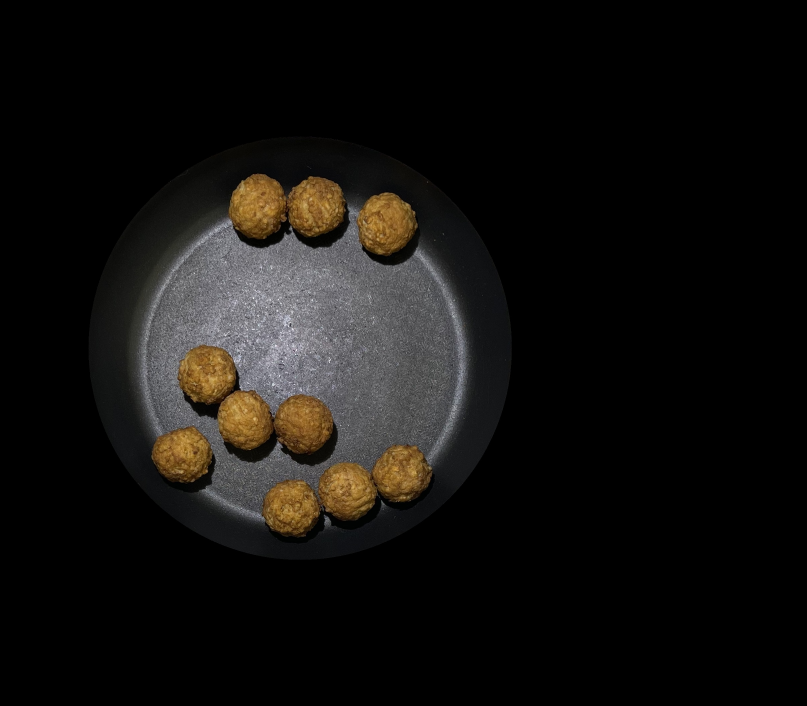
#> input picture Meatball_detect/Meatballs/IMG_3571.jpg, 2420 x 2118 px, found by its file name (shown at 1/3 size); its folder holds only this picture in this run
$ python meatball_warped_detect.py
#> lines starting #> are read from the running program, lines starting #| are printed output that depends on the picture; after the words box and inside, x2 and y2 are one past the last pixel; in counts of white or black regions, pixels touching at a corner belong together
#> further down, image is the input picture: shape (2118, 2420, 3); mean B, G, R 15.2, 17.2, 18.9
### Meatball_detect/Food.py
import cv2
from enum import Enum
import numpy as np
import random as rng
rng.seed(12345)

class Shape(Enum):
    Circle = 0
    Rectangle = 1

class Food:
    def __init__(self, image, shape):
        self.image = image
        self.shape = shape
        self.area, self.perimeter = self.determineArea(image)
        self.prominentColor = self.determineProminentColor(image)


    def determineArea(self, image):
        gray = cv2.cvtColor(image, cv2.COLOR_BGR2GRAY)
        (ret, binaryImage) = cv2.threshold(gray, 10, 255, cv2.THRESH_BINARY)
        # Find contours
        contours, hierarchy = cv2.findContours(binaryImage, cv2.RETR_EXTERNAL, cv2.CHAIN_APPROX_SIMPLE)
        # Draw contours
        drawing = np.zeros((gray.shape[0], gray.shape[1], 3), dtype=np.uint8)
        highest = 0
        countervalue = 0
        for i in range(len(contours)):
            area = cv2.contourArea(contours[i])
            if area > highest:
                highest = area
                countervalue = i
        color = (rng.randint(0, 256), rng.randint(0, 256), rng.randint(0, 256))
        cv2.drawContours(drawing, contours, countervalue, color, 2, cv2.LINE_8, hierarchy, 0)
        # Show in a window
        cv2.imshow('Contours', drawing)
        return highest, cv2.arcLength(contours[countervalue],True)

    def determineProminentColor(self, img):
        Z = img.reshape((-1, 3))

        # convert to np.float32
        Z = np.float32(Z)

        # define criteria, number of clusters(K) and apply kmeans()
        criteria = (cv2.TERM_CRITERIA_EPS + cv2.TERM_CRITERIA_MAX_ITER, 10, 1.0)
        K = 1
        ret, label, center = cv2.kmeans(Z, K, None, criteria, 10, cv2.KMEANS_RANDOM_CENTERS)

        # Now convert back into uint8, and make original image
        center = np.uint8(center)
        res = center[label.flatten()]
        res2 = res.reshape((img.shape))
        return res2[0][0]

class Meatball(Food):
    def __init__(self, image):
        super(Meatball, self).__init__(image, Shape.Circle)

class Pasta(Food):
    def __init__(self, image):
        super(Pasta, self).__init__(image, Shape.Rectangle)

class Bean(Food):
    def __init__(self, image):
        super(Bean, self).__init__(image, Shape.Rectangle)

### Meatball_detect/meatball_warped_detect.py
import cv2
import numpy as np
import os
import random
import Food

path = "C:/Users/Jurg Verhoeven/OneDrive - HAN/EVML Cook3r 2021-2022/Lou, Tim, Jurg/Dataset/WarpedMasked/Meatballs"


def meatballCrop(image, x, y, r):
    pt_A = [x - r, y - r]
    pt_B = [x - r, y + r]
    pt_C = [x + r, y + r]
    pt_D = [x + r, y - r]

    width_AD = r*2
    width_BC = r*2
    maxWidth = max(int(width_AD), int(width_BC))
    height_AB = r*2
    height_CD = r*2
    maxHeight = max(int(height_AB), int(height_CD))

    input_pts = np.float32([pt_A, pt_B, pt_C, pt_D])
    output_pts = np.float32([[0, 0],
                             [0, maxHeight - 1],
                             [maxWidth - 1, maxHeight - 1],
                             [maxWidth - 1, 0]])

    # Compute the perspective transform M
    M = cv2.getPerspectiveTransform(input_pts, output_pts)

    out = cv2.warpPerspective(image, M, (maxWidth, maxHeight), flags=cv2.INTER_LINEAR)
    return out

def findMeatballs(image):
    cv2.namedWindow("Original", cv2.WINDOW_NORMAL)
    cv2.resizeWindow("Original", 500, 500)
    cv2.imshow("Original", image)

    hsvImage = cv2.cvtColor(image, cv2.COLOR_BGR2HSV)
#> hsvImage: shape (2118, 2420, 3); mean H, S, V 17.9, 13.9, 19.4

    MINIMAL_HSV = np.array([0, 60, 0], np.uint8)
    MAXIMAL_HSV = np.array([179, 255, 255], np.uint8)

    hsvMask = cv2.inRange(hsvImage, (0, 100, 0), (179, 255, 255))
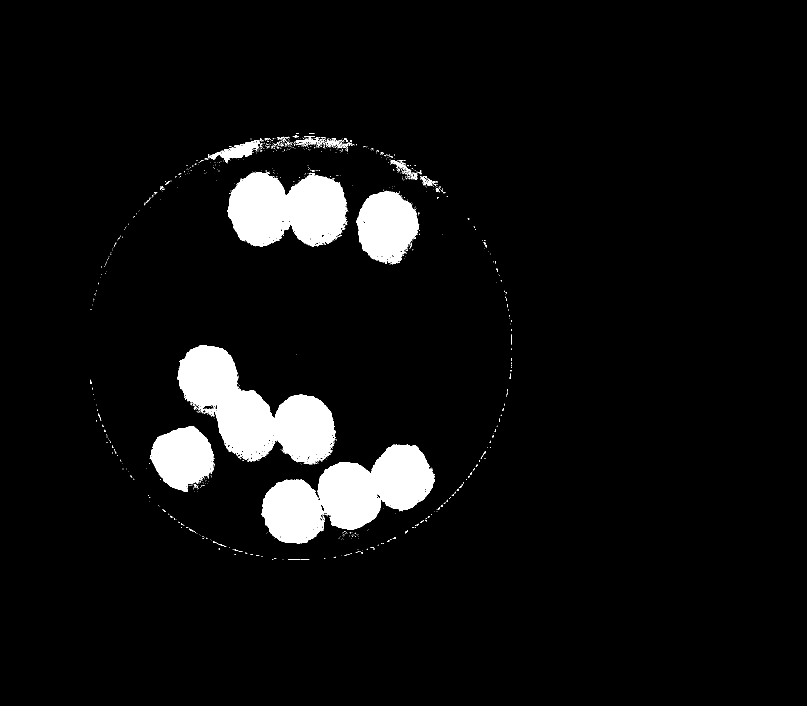
#> hsvMask: shape (2118, 2420) (shown at 1/3 size); 5.6% white; 1306 white regions (1231 under 20 px), largest, box (x1, y1, x2, y2) and area: (785, 1333, 1304, 1631) 82505, (533, 1035, 1008, 1394) 81669, (683, 518, 1042, 740) 59718
    maskedMeatballs = cv2.bitwise_and(image, image, mask=hsvMask)

    cv2.namedWindow("HSV Masked Image", cv2.WINDOW_NORMAL)
    cv2.resizeWindow("HSV Masked Image", 500, 500)
    cv2.imshow("HSV Masked Image", maskedMeatballs)

    gray = cv2.cvtColor(maskedMeatballs, cv2.COLOR_BGR2GRAY)

    blurred = cv2.GaussianBlur(gray, (5, 5), 0)

    cv2.namedWindow("Blurred", cv2.WINDOW_NORMAL)
    cv2.resizeWindow("Blurred", 500, 500)
    cv2.imshow("Blurred", blurred)

    circles = cv2.HoughCircles(blurred, cv2.HOUGH_GRADIENT, 1, 100,
                               param1=100, param2=26, minRadius=40, maxRadius=75)
#> circles = [[947.5, 602.5, 72.2], [862.5, 1518.5, 72.2], [924.5, 1259.5, 71.1], [1188.5, 1427.5, 70], [609.5, 1108.5, 70], [1058.5, 1460.5, 65.5], [725.5, 1242.5, 71.1], [529.5, 1362.5, 74.4], [1161.5, 674.5, 73.3], [786.5, 597.5, 70]]
    amount = 0

    meatballList = []

    if circles is not None:
        amount = len(circles[0])
#> amount = 10
        circles = np.uint16(np.around(circles))
#> circles = [[948, 602, 72], [862, 1518, 72], [924, 1260, 71], [1188, 1428, 70], [610, 1108, 70], [1058, 1460, 66], [726, 1242, 71], [530, 1362, 74], [1162, 674, 73], [786, 598, 70]]
        for i in circles[0, :]:
            meatballImage = meatballCrop(maskedMeatballs, i[0], i[1], i[2])
            meatball = Food.Meatball(image=meatballImage)

            meatballList.append(meatball)
#> this loop made 10 passes
#> (i, width_AD in meatballCrop, width_BC in meatballCrop, maxWidth in meatballCrop, height_AB in meatballCrop, height_CD in meatballCrop, maxHeight in meatballCrop, input_pts in meatballCrop) on passes 1, 3, 4, 5, 6, 7: ([948, 602, 72], 144, 144, 144, 144, 144, 144, [[876, 530], [876, 674], [1020, 674], [1020, 530]]), ([924, 1260, 71], 142, 142, 142, 142, 142, 142, [[853, 1189], [853, 1331], [995, 1331], [995, 1189]]), ([1188, 1428, 70], 140, 140, 140, 140, 140, 140, [[1118, 1358], [1118, 1498], [1258, 1498], [1258, 1358]]), ([610, 1108, 70], 140, 140, 140, 140, 140, 140, [[540, 1038], [540, 1178], [680, 1178], [680, 1038]]), ([1058, 1460, 66], 132, 132, 132, 132, 132, 132, [[992, 1394], [992, 1526], [1124, 1526], [1124, 1394]]), ([726, 1242, 71], 142, 142, 142, 142, 142, 142, [[655, 1171], [655, 1313], [797, 1313], [797, 1171]])
#> (i, width_AD in meatballCrop, width_BC in meatballCrop, maxWidth in meatballCrop, height_AB in meatballCrop, height_CD in meatballCrop, maxHeight in meatballCrop, input_pts in meatballCrop) on passes 2, 9: ([862, 1518, 72], 144, 144, 144, 144, 144, 144, [[790, 1446], [790, 1590], [934, 1590], [934, 1446]]), ([1162, 674, 73], 146, 146, 146, 146, 146, 146, [[1089, 601], [1089, 747], [1235, 747], [1235, 601]])
#> pass 1, in meatballCrop, `out = cv2.warpPerspective(image, M, (maxWidth, maxHeight), flags=cv2.I..`:
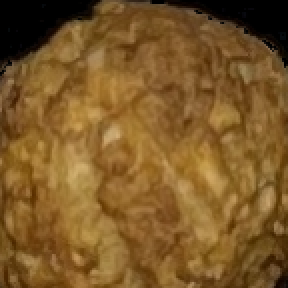
#> out: shape (144, 144, 3) (shown 2 times larger); mean B, G, R 40, 88.9, 124.4
#> pass 1, in determineArea, `gray = cv2.cvtColor(image, cv2.COLOR_BGR2GRAY)`:
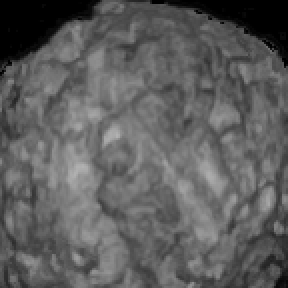
#> gray: shape (144, 144) (shown 2 times larger); min 0, max 178, mean 93.9
#> pass 1, in determineArea, `(ret, binaryImage) = cv2.threshold(gray, 10, 255, cv2.THRESH_BINARY)`:
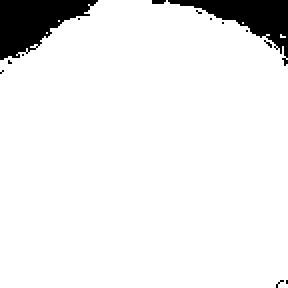
#> binaryImage: shape (144, 144) (shown 2 times larger); 92.5% white; 14 black regions (12 under 20 px), largest, box (x1, y1, x2, y2) and area: (0, 0, 49, 30) 837, (84, 0, 144, 33) 678
#> pass 1, in determineArea, `cv2.imshow('Contours', drawing)`:
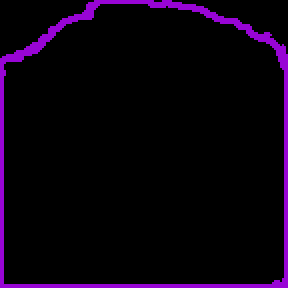
#> window 'Contours': shape (144, 144, 3) (shown 2 times larger); mean B, G, R 13.8, 0.3, 9.9
#> after the loop:
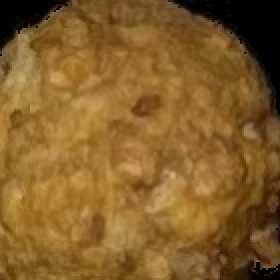
#> meatballImage: shape (140, 140, 3) (shown 2 times larger); mean B, G, R 41.3, 94.4, 131.7
#> after the loop, meatballList = 10 items
    return meatballList

for root, dirs, files in os.walk(path):
    meatballs = []
    for filename in files:
        image = cv2.imread(path+"/"+filename)
        # meatballs = findMeatballs(image)
        meatballs.extend(findMeatballs(image))

    for meatball in range(len(meatballs)):
        print(meatballs[meatball].area)
        cv2.imwrite("C:/Users/Jurg Verhoeven/Documents/Meatballs/"+str(meatball)+".jpg", meatballs[meatball].image)
#> this loop made 10 passes
#| 18918.0
#| 18783.0
#| 18239.0
#| 18082.5
#| 17822.5
#| 16482.5
#| 18839.5
#| 19136.0
#> (further printed lines are left out)
#> pass 2, `cv2.imwrite("C:/Users/Jurg Verhoeven/Documents/Meatballs/"+str(meatbal..`:
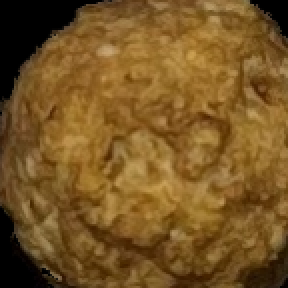
#> saved as 1.jpg: shape (144, 144, 3) (shown 2 times larger); mean B, G, R 36, 85.3, 119

cv2.waitKey(0)
